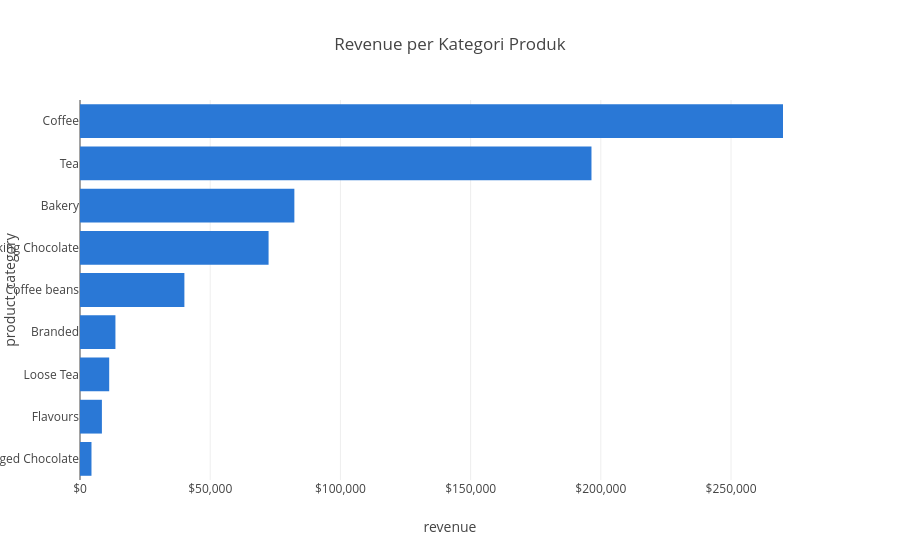

Notebook cell for this chart:
### Markdown cell above
## 10. Analisis produk

### Code cell
kategori = P.per_kategori(df)
kategori["porsi_%"] = kategori["revenue"] / kategori["revenue"].sum() * 100
fig = px.bar(kategori.sort_values("revenue"), x="revenue", y="product_category", orientation="h",
             title="Revenue per Kategori Produk", color_discrete_sequence=[BLUE])
fig.update_xaxes(tickprefix="$", tickformat=",.0f"); fig.show()
kategori

### Figure 1 — Plotly figure (JSON) as saved in the notebook; plotly's stock layout.template omitted (floating-point values rounded to 4 significant figures)
{"data": [{"hovertemplate": "revenue=%{x}<br>product_category=%{y}<extra></extra>", "legendgroup": "", "marker": {"color": "#2a78d6", "pattern": {"shape": ""}}, "name": "", "orientation": "h", "showlegend": false, "textposition": "auto", "type": "bar", "x": [4408.0, 8409.0, 11210.0, 13610.0, 40090.0, 72420.0, 82320.0, 196400.0, 270000.0], "xaxis": "x", "y": ["Packaged Chocolate", "Flavours", "Loose Tea", "Branded", "Coffee beans", "Drinking Chocolate", "Bakery", "Tea", "Coffee"], "yaxis": "y"}], "layout": {"barmode": "relative", "legend": {"tracegroupgap": 0}, "title": {"text": "Revenue per Kategori Produk"}, "xaxis": {"anchor": "y", "domain": [0, 1], "tickformat": ",.0f", "tickprefix": "$", "title": {"text": "revenue"}}, "yaxis": {"anchor": "x", "domain": [0, 1], "title": {"text": "product_category"}}}}
